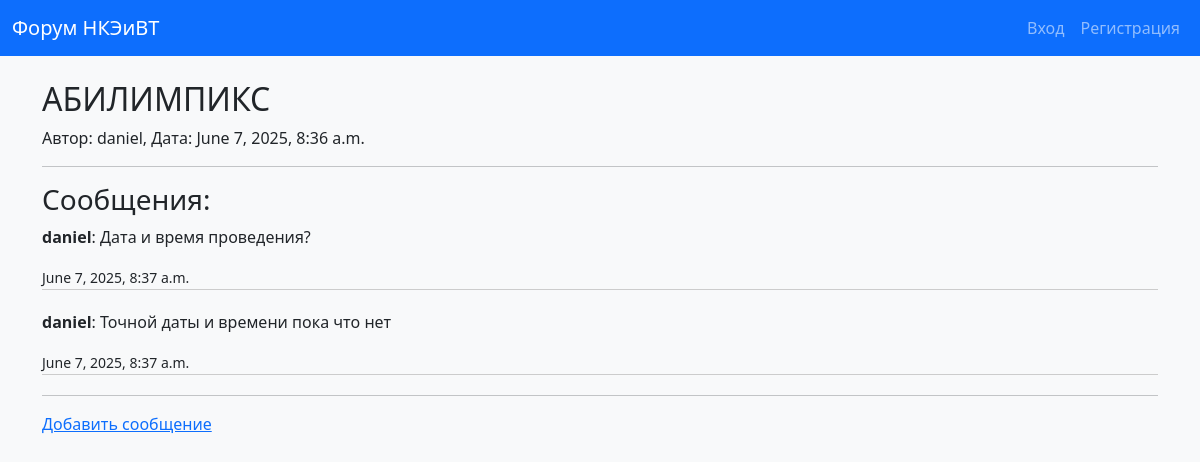
Screenshot of /topic/1/ with the database file from the repository.
### forum/models.py (models this page shows, shortened)
class Topic(models.Model):
    title = models.CharField("Заголовок темы", max_length=255)
    category = models.ForeignKey(Category, on_delete=models.CASCADE, verbose_name="Категория")
    author = models.ForeignKey(User, on_delete=models.CASCADE, verbose_name="Автор")
    created_at = models.DateTimeField(auto_now_add=True)
    class Meta:
        verbose_name = "Тема"
        verbose_name_plural = "Темы"

class Post(models.Model):
    content = models.TextField("Сообщение")
    topic = models.ForeignKey(Topic, on_delete=models.CASCADE, verbose_name="Тема")
    author = models.ForeignKey(User, on_delete=models.CASCADE, verbose_name="Автор")
    created_at = models.DateTimeField(auto_now_add=True)
    class Meta:
        verbose_name = "Сообщение"
        verbose_name_plural = "Сообщения"

### forum/views.py (the view)
# urls.py: path('topic/<int:topic_id>/', views.topic_posts, name='topic_posts'),
def topic_posts(request, topic_id):
    topic = get_object_or_404(Topic, id=topic_id)
    posts = Post.objects.filter(topic=topic)
    return render(request, 'forum/topic_posts.html', {'topic': topic, 'posts': posts})

### forum/templates/forum/topic_posts.html (shortened to what this page needs)
{% extends "forum/base.html" %}
{% block content %}
<h2>{{ topic.title }}</h2>
<p>Автор: {{ topic.author }}, Дата: {{ topic.created_at }}</p>
<hr>
<h3>Сообщения:</h3>
    {% for post in posts %}
<div style="margin-bottom: 20px; border-bottom: 1px solid #ccc;">
    <p><strong>{{ post.author }}</strong>: {{ post.content }}</p>
    <small>{{ post.created_at }}</small>
</div>
    {% endfor %}
<hr>
<p><a href="{% url 'new_post' topic.id %}">Добавить сообщение</a></p>
{% endblock %}

### forum/templates/forum/base.html (shortened to what this page needs)
{% load static %}
<!DOCTYPE html>
<html lang="ru">
<head>
    <link href="https://cdn.jsdelivr.net/npm/bootstrap@5.3.0/dist/css/bootstrap.min.css" rel="stylesheet">
    <link rel="stylesheet" href="{% static 'css/style.css' %}">
</head>
<body>
    <nav class="navbar navbar-expand-lg navbar-dark bg-primary mb-4">
        <div class="container-fluid">
            <a class="navbar-brand" href="/">Форум НКЭиВТ</a>
            <div class="collapse navbar-collapse" id="navbarNav">
                <ul class="navbar-nav ms-auto">
                    {% if user.is_authenticated %}
                    <li class="nav-item">
                        <a class="nav-link" href="{% url 'profile_view' user.id %}">Профиль</a>
                    </li>
                    <li class="nav-item">
                        <a class="nav-link" href="{% url 'logout' %}">Выход</a>
                    </li>
                    {% else %}
                    <li class="nav-item">
                        <a class="nav-link" href="{% url 'login' %}">Вход</a>
                    </li>
                    <li class="nav-item">
                        <a class="nav-link" href="{% url 'register' %}">Регистрация</a>
                    </li>
                    {% endif %}
                </ul>
            </div>
        </div>
    </nav>
    <div class="container">
        {% block content %}
        {% endblock %}
    </div>
</body>
</html>

### forum/static/css/style.css (style rules this page uses)
body { background-color: #f8f9fa; }
.navbar { margin-bottom: 2rem; }

### rows the page displays
Topic: title "АБИЛИМПИКС", author "daniel", created_at "June 7, 2025, 8:36 a.m."
Post: author "daniel", content "Дата и время проведения?", created_at "June 7, 2025, 8:37 a.m."
Post: author "daniel", content "Точной даты и времени пока что нет", created_at "June 7, 2025, 8:37 a.m."
